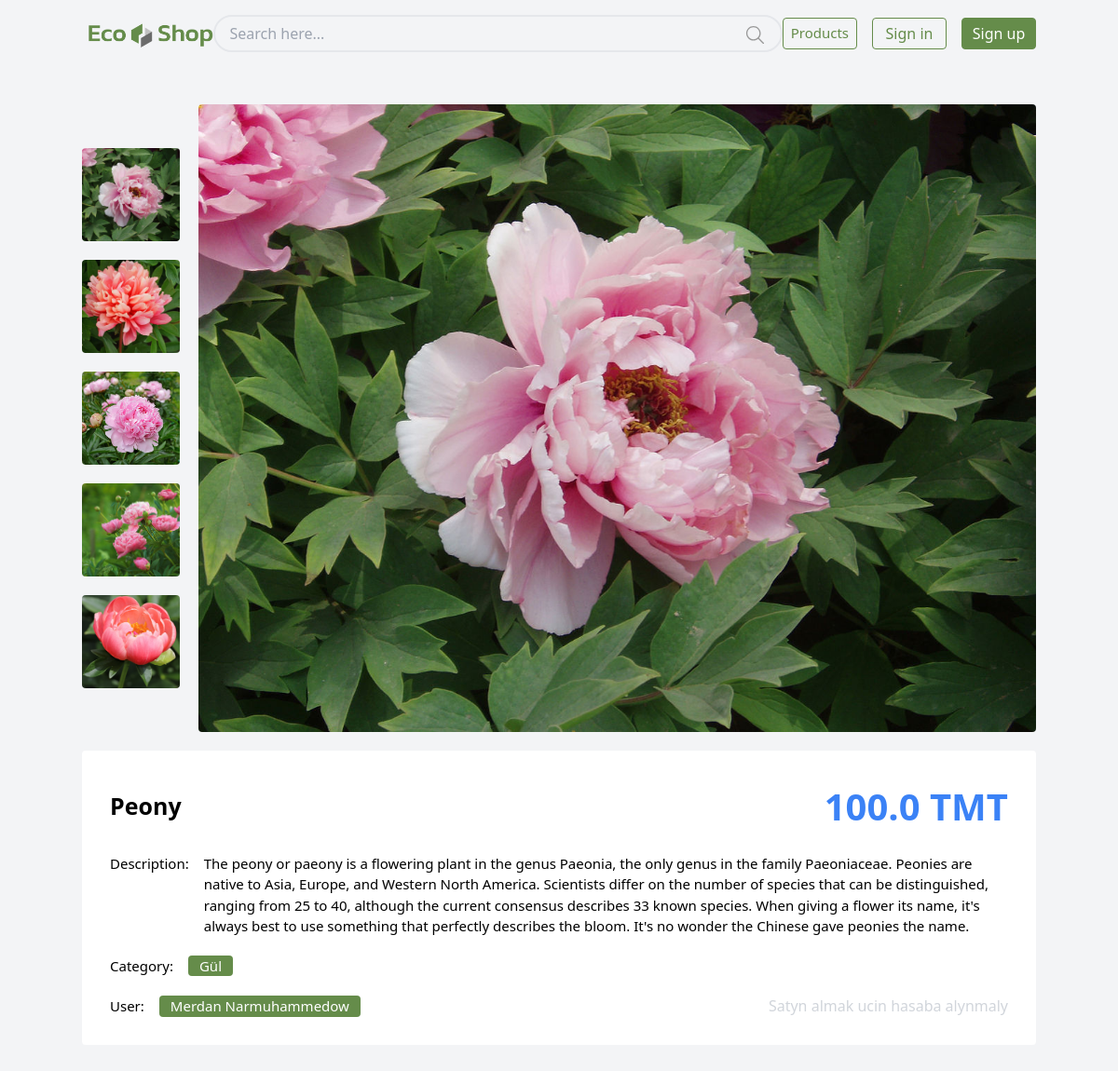
/product/1/, run on the app's committed database.
### app/models.py (models this page shows, shortened)
class Product(models.Model):
    name = models.CharField(max_length=50)
    description = models.TextField()
    price = models.FloatField()
    category = models.ForeignKey(Category, on_delete=models.CASCADE)
    user = models.ForeignKey(User, on_delete=models.CASCADE)
    image1 = models.ImageField(blank=True, upload_to='images/')
    image2 = models.ImageField(null=True, blank=True, upload_to='images/')
    image3 = models.ImageField(null=True, blank=True, upload_to='images/')
    image4 = models.ImageField(null=True, blank=True, upload_to='images/')
    image5 = models.ImageField(null=True, blank=True, upload_to='images/')
    created_at = models.DateTimeField(auto_now_add=True)
    class Meta:
        db_table = 'product'
        verbose_name = 'Product'
        verbose_name_plural = 'Products'

class Category(models.Model):
    name = models.CharField(max_length=50)
    class Meta:
        db_table = 'category'
        verbose_name = 'Category'
        verbose_name_plural = 'Categories'
    def __str__(self):
        return self.name

### app/views.py (the view)
# urls.py: path('product/<int:id>/', views.product, name='product'),
def product(request, id):
    product = models.Product.objects.get(id=id)
    context = {
        'product': product
    }
    return render(request, 'product.html', context)

### templates/product.html (shortened to what this page needs)
{% extends 'base.html' %}
{% load static %}
{% block content %}
    {% include 'header/topbar.html' %}
    <div class="container mx-auto flex justify-center py-10 space-x-[20px]">
        <div class="">
            <div class="w-full rounded flex items-center justify-center space-x-[20px]">
                <div class="w-1/7 space-y-[20px] rounded" id="thumbnailContainer">
                    {% if product.image1 %}
                        <img src="{{ product.image1.url }}" alt="" class="cursor-pointer thumbnail object-cover w-[120px] h-[100px] rounded">
                    {% endif %}
                    {% if product.image2 %}
                        <img src="{{ product.image2.url }}" alt="" class="cursor-pointer thumbnail object-cover w-[120px] h-[100px] rounded">
                    {% endif %}
                    {% if product.image3 %}
                        <img src="{{ product.image3.url }}" alt="" class="cursor-pointer thumbnail object-cover w-[120px] h-[100px] rounded">
                    {% endif %}
                    {% if product.image4 %}
                        <img src="{{ product.image4.url }}" alt="" class="cursor-pointer thumbnail object-cover w-[120px] h-[100px] rounded">
                    {% endif %}
                    {% if product.image5 %}
                        <img src="{{ product.image5.url }}" alt="" class="cursor-pointer thumbnail object-cover w-[120px] h-[100px] rounded">
                    {% endif %}
                </div>
                <div class="w-full h-full rounded">
                    <img id="mainImage" src="{{ product.image1.url }}" alt="{{ product.name }}" class="img-thumbnail object-cover w-full h-full rounded" data-toggle="modal" data-target="#largeImageModal">
                </div>
            </div>
            <div class="mt-[20px]">
                <div class="w-3/7 bg-white rounded p-[30px]">
                    <div class="flex items-center justify-between">
                        <div class="text-[25px] font-semibold">{{ product.name }}</div>
                        <div class="text-[40px] font-bold text-blue-500">{{ product.price }} TMT</div>
                    </div>
                    <div class="flex space-x-4 mt-[20px]">
                        <div class="text-[15px] font-normal">Description:</div>
                        <div class="text-[15px] font-thin">{{ product.description }}</div>
                    </div>
                    <div class="flex items-center space-x-4  my-[20px]">
                        <div class="text-[15px] font-normal">Category:</div>
                        <div class="text-[15px] font-light px-3 bg-[#658C4A] text-white rounded">{{ product.category }}</div>
                    </div>
                    <div class="flex items-center justify-between">
                        <div class="flex items-center space-x-4">
                            <div class="text-[15px] font-normal">User:</div>
                            <div class="text-[15px] font-light px-3 bg-[#658C4A] text-white rounded">{{ product.user.first_name }} {{ product.user.last_name }}</div>
                        </div>
                        {% if request.user.is_authenticated %}
                            <a href="{% url 'create-order' %}?product_id={{ product.id }}" class="border border-[#658C4A] border-solid rounded px-[20px] text-[#658C4A] text-[20px] font-normal hover:bg-[#658C4A] hover:text-white">Satyn almak</a>
                        {% else %}
                            <div class="text-gray-300">Satyn almak ucin hasaba alynmaly</div>
                        {% endif %}
                    </div>
                </div>
            </div>
        </div>
    </div>
{% endblock %}

### data on the page
Product: image1 (picture), image2 (picture), image3 (picture), image4 (picture), image5 (picture), name "Peony", price "100.0", description "The peony or paeony is a flowering plant in the genus Paeonia, the only genus in the family Paeoniaceae. Peonies are native to Asia, Europe, and Western North America. Scientists differ on the number of species that can be distinguished, ranging from 25 to 40, although the current consensus describes 33 known species. When giving a flower its name, it's always best to use something that perfectly describes the bloom. It's no wonder the Chinese gave peonies the name.", category "Gül", user.first_name "Merdan", user.last_name "Narmuhammedow"
